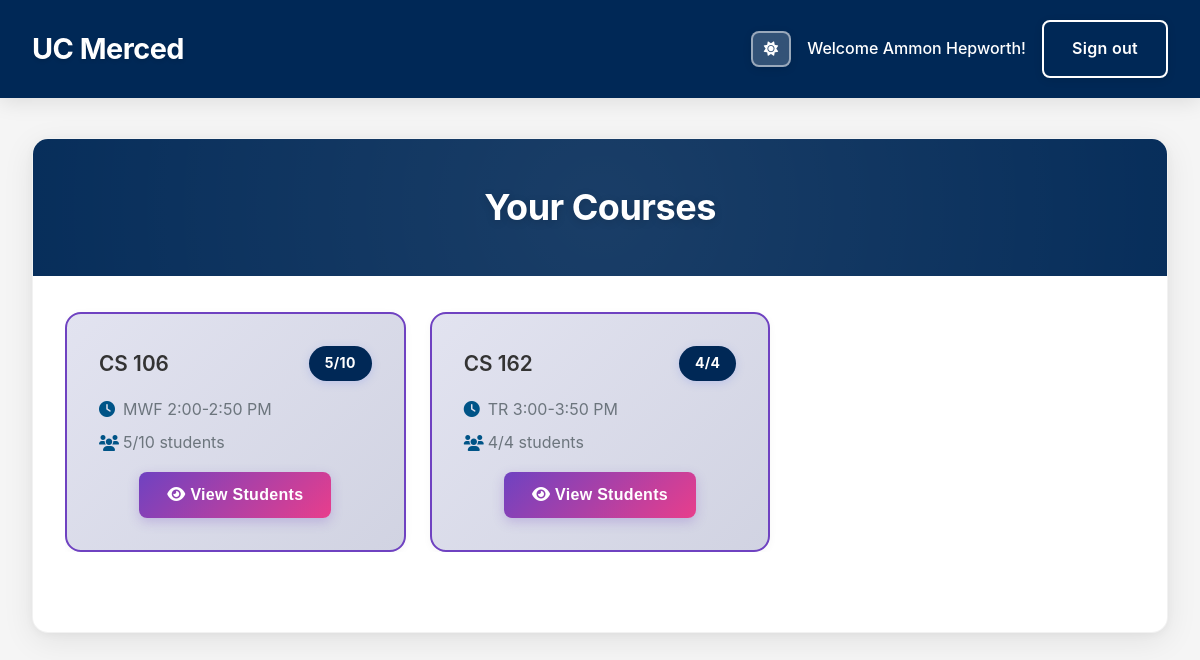
The app's page /teacher (signed in) with its own data.
### app.py (models this page shows)
class Course(db.Model):
    id = db.Column(db.Integer, primary_key=True)
    name = db.Column(db.String(100), nullable=False)
    teacher_id = db.Column(db.Integer, db.ForeignKey('user.id', ondelete='CASCADE'), nullable=False)
    time = db.Column(db.String(50), nullable=False)
    capacity = db.Column(db.Integer, nullable=False)
    teacher = db.relationship('User', backref=db.backref('courses_taught', cascade='all, delete-orphan'))
    enrollments = db.relationship('Enrollment', backref='course', cascade='all, delete-orphan')

### app.py (the view)
@app.route('/teacher')
def teacher_dashboard():
    if session.get('user_role') != 'teacher':
        return redirect(url_for('login'))
    user = User.query.get(session['user_id'])
    courses = Course.query.filter_by(teacher_id=user.id).all()
    return render_template('teacher_dashboard.html', courses=courses)

### templates/teacher_dashboard.html (shortened to what this page needs)
{% extends "base.html" %}
{% block content %}
<div class="dashboard-container">
    <div class="dashboard-header">
        <h2>Your Courses</h2>
    </div>
    <div class="courses-section">
        {% if courses %}
        <div class="courses-grid">
            {% for course in courses %}
            <div class="course-card teacher">
                <div class="course-header">
                    <h4>{{ course.name }}</h4>
                    <span class="course-capacity">{{ course.enrollments|length }}/{{ course.capacity }}</span>
                </div>
                <div class="course-details">
                    <p><i class="fas fa-clock"></i> {{ course.time }}</p>
                    <p><i class="fas fa-users"></i> {{ course.enrollments|length }}/{{ course.capacity }} students</p>
                </div>
                <div class="course-actions">
                    <button class="btn btn-primary view-students-btn" data-course-id="{{ course.id }}">
                        <i class="fas fa-eye"></i> View Students
                    </button>
                </div>
            </div>
            {% endfor %}
        </div>
        {% else %}
        <p class="no-courses">You are not teaching any courses.</p>
        {% endif %}
    </div>
</div>
{% endblock %}

### static/css/style.css (style rules this page uses)
:root { --bg-primary: #f5f5f5; --bg-secondary: #ffffff; --bg-tertiary: #f8f9fa; --text-primary: #333; --text-secondary: #555; --text-tertiary: #6c757d; --border-color: #e1e5e9; --border-light: #dee2e6; --border-dark: #ced4da; --shadow: rgba(0,0,0,0.1); --shadow-dark: rgba(0,0,0,0.2); --navbar-gradient: #002856; --tab-active-color: #013066; --tab-active-gradient: #002856; --success-bg: #d4edda; --success-border: #c3e6cb; --success-text: #155724; --error-bg: #f8d7da; --error-border: #f5c6cb; --error-text: #dc3545; --warning-bg: #fff3cd; --warning-border: #ffeeba; --warning-text: #856404; }
* { margin: 0; padding: 0; box-sizing: border-box; }
body { font-family: -apple-system, BlinkMacSystemFont, 'Segoe UI', 'Roboto', 'Oxygen', 'Ubuntu', 'Cantarell', 'Fira Sans', 'Droid Sans', 'Helvetica Neue', sans-serif; line-height: 1.6; color: var(--text-primary); background-color: var(--bg-primary); transition: background-color 0.3s ease, color 0.3s ease; -webkit-font-smoothing: antialiased; -moz-osx-font-smoothing: grayscale; }
.btn { display: inline-block; padding: 0.875rem 1.75rem; border: none; border-radius: 8px; font-size: 1rem; font-weight: 600; text-decoration: none; cursor: pointer; transition: all 0.3s cubic-bezier(0.4, 0, 0.2, 1); text-align: center; letter-spacing: 0.3px; box-shadow: 0 2px 8px rgba(0, 0, 0, 0.1); }
.btn-primary { background: #002856; color: white; }
.dashboard-container { background: var(--bg-secondary); border-radius: 16px; box-shadow: 0 8px 32px rgba(0, 0, 0, 0.08), 0 2px 8px rgba(0, 0, 0, 0.04); overflow: hidden; transition: all 0.3s ease; border: 1px solid rgba(0, 0, 0, 0.05); position: relative; }
.dashboard-container .courses-section { overflow: visible; }
.dashboard-header { background: #002856; color: white; padding: 2.5rem 2rem; text-align: center; position: relative; overflow: hidden; }
.dashboard-header::before { content: ''; position: absolute; top: -50%; right: -50%; width: 200%; height: 200%; background: radial-gradient(circle, rgba(255, 255, 255, 0.1) 0%, transparent 70%); pointer-events: none; }
.dashboard-header h2 { font-size: 2.25rem; font-weight: 700; letter-spacing: -0.5px; text-shadow: 0 2px 8px rgba(0, 0, 0, 0.15); position: relative; }
.courses-section { padding: 2rem; padding-top: calc(2rem + 4px); overflow-x: hidden; overflow-y: visible; }
.courses-grid { display: grid; grid-template-columns: repeat(auto-fill, minmax(300px, 1fr)); gap: 1.5rem; margin-bottom: 3rem; overflow-x: hidden; padding-top: 4px; margin-top: -4px; }
.course-card { background: var(--bg-secondary); border: 2px solid var(--border-light); border-radius: 16px; padding: 2rem; transition: all 0.3s cubic-bezier(0.4, 0, 0.2, 1); position: relative; box-shadow: 0 2px 8px rgba(0, 0, 0, 0.04); }
.course-card.teacher { border-color: #6f42c1; background: linear-gradient(135deg, #e2e3f0 0%, #d1d3e2 100%); }
.course-header { display: flex; justify-content: space-between; align-items: center; margin-bottom: 1rem; }
.course-header h4 { color: var(--text-primary); font-size: 1.3rem; font-weight: 600; }
.course-capacity { background: #002856; color: white; padding: 0.375rem 1rem; border-radius: 20px; font-size: 0.875rem; font-weight: 700; box-shadow: 0 2px 8px rgba(102, 126, 234, 0.25); letter-spacing: 0.3px; }
.course-details { margin-bottom: 1rem; }
.course-details p { margin-bottom: 0.5rem; color: var(--text-tertiary); display: flex; align-items: center; gap: 0.5rem; }
.course-details i { width: 16px; color: #005487; }
.course-actions { text-align: center; }
.view-students-btn { background: linear-gradient(135deg, #6f42c1 0%, #e83e8c 100%); color: white; border: none; padding: 0.875rem 1.75rem; border-radius: 8px; font-weight: 600; cursor: pointer; transition: all 0.3s cubic-bezier(0.4, 0, 0.2, 1); box-shadow: 0 4px 12px rgba(111, 66, 193, 0.25); letter-spacing: 0.3px; }

### records on screen
Course: name "CS 106", enrollments|length "5", capacity "10", time "MWF 2:00-2:50 PM"
Course: name "CS 162", enrollments|length "4", capacity "4", time "TR 3:00-3:50 PM"

### other values on screen
{{ session.user_name }} "Ammon Hepworth"
